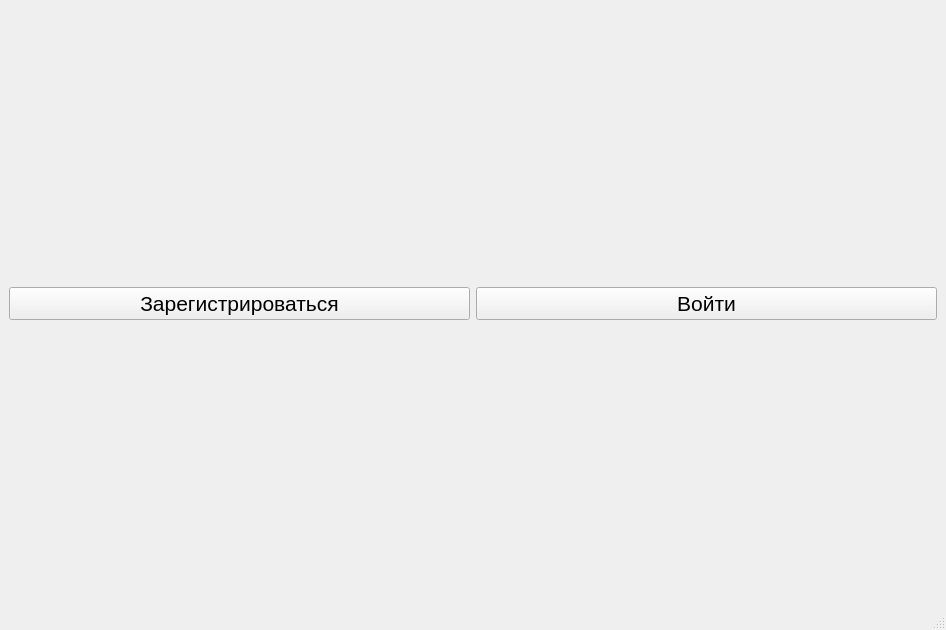
<?xml version="1.0" encoding="UTF-8"?>
<ui version="4.0">
 <class>Menu</class>
 <widget class="QMainWindow" name="Menu">
  <property name="geometry">
   <rect>
    <x>0</x>
    <y>0</y>
    <width>946</width>
    <height>630</height>
   </rect>
  </property>
  <property name="windowTitle">
   <string>Menu</string>
  </property>
  <widget class="QWidget" name="centralwidget">
   <layout class="QGridLayout" name="gridLayout">
    <item row="0" column="0">
     <layout class="QHBoxLayout" name="horizontalLayout">
      <item>
       <widget class="QPushButton" name="RegisterButton">
        <property name="font">
         <font>
          <family>MS UI Gothic</family>
          <pointsize>16</pointsize>
         </font>
        </property>
        <property name="text">
         <string>Зарегистрироваться</string>
        </property>
       </widget>
      </item>
      <item>
       <widget class="QPushButton" name="LoginButton">
        <property name="font">
         <font>
          <family>MS UI Gothic</family>
          <pointsize>16</pointsize>
         </font>
        </property>
        <property name="text">
         <string>Войти</string>
        </property>
       </widget>
      </item>
     </layout>
    </item>
   </layout>
  </widget>
  <widget class="QMenuBar" name="menubar">
   <property name="geometry">
    <rect>
     <x>0</x>
     <y>0</y>
     <width>946</width>
     <height>20</height>
    </rect>
   </property>
  </widget>
  <widget class="QStatusBar" name="statusbar"/>
 </widget>
 <resources/>
 <connections/>
</ui>
